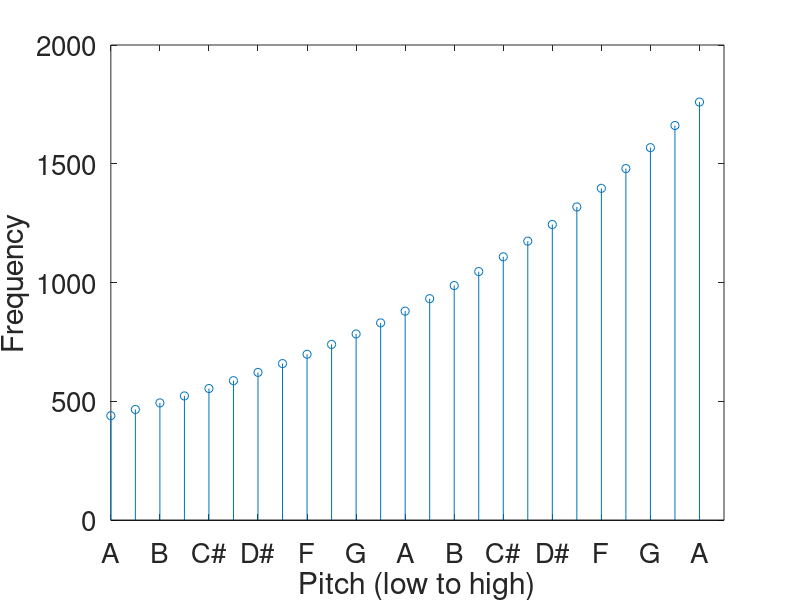

This figure's MATLAB source:
multiplier = 1.0594631;
noteNumber = 24;
notes = 440*multiplier.^(0:noteNumber)
stem(0:(length(notes)-1),notes);
xlabel("Pitch (low to high)");
ylabel("Frequency");
set(gca,'XTick',0:2:noteNumber, 'fontsize', 20)
set(gca, 'xtickLabel', {
			'A',
			'B',
			'C#',
			'D#'
			'F'
			'G'
})
print -dpng 'Frequency-vs-Pitch.png'
